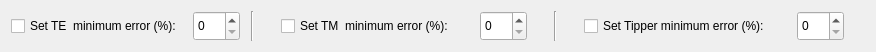
  <widget class="QWidget" name="layoutWidget">
   <property name="geometry">
    <rect>
     <x>60</x>
     <y>569</y>
     <width>876</width>
     <height>34</height>
    </rect>
   </property>
   <layout class="QHBoxLayout" name="horizontalLayout_25">
    <item>
     <layout class="QHBoxLayout" name="horizontalLayout_20">
      <item>
       <widget class="QCheckBox" name="checkBox_te_error">
        <property name="text">
         <string>Set TE  minimum error (%):</string>
        </property>
       </widget>
      </item>
      <item>
       <spacer name="horizontalSpacer_16">
        <property name="orientation">
         <enum>Qt::Horizontal</enum>
        </property>
        <property name="sizeHint" stdset="0">
         <size>
          <width>40</width>
          <height>20</height>
         </size>
        </property>
       </spacer>
      </item>
      <item>
       <widget class="QDoubleSpinBox" name="doubleSpinBox_te_error">
        <property name="minimumSize">
         <size>
          <width>0</width>
          <height>30</height>
         </size>
        </property>
        <property name="maximumSize">
         <size>
          <width>16777215</width>
          <height>30</height>
         </size>
        </property>
        <property name="decimals">
         <number>0</number>
        </property>
        <property name="minimum">
         <double>0.000000000000000</double>
        </property>
        <property name="maximum">
         <double>100.000000000000000</double>
        </property>
        <property name="singleStep">
         <double>1.000000000000000</double>
        </property>
       </widget>
      </item>
      <item>
       <spacer name="horizontalSpacer_51">
        <property name="orientation">
         <enum>Qt::Horizontal</enum>
        </property>
        <property name="sizeHint" stdset="0">
         <size>
          <width>40</width>
          <height>20</height>
         </size>
        </property>
       </spacer>
      </item>
     </layout>
    </item>
    <item>
     <widget class="Line" name="line">
      <property name="orientation">
       <enum>Qt::Vertical</enum>
      </property>
     </widget>
    </item>
    <item>
     <layout class="QHBoxLayout" name="horizontalLayout_22">
      <item>
       <spacer name="horizontalSpacer_18">
        <property name="orientation">
         <enum>Qt::Horizontal</enum>
        </property>
        <property name="sizeHint" stdset="0">
         <size>
          <width>13</width>
          <height>27</height>
         </size>
        </property>
       </spacer>
      </item>
      <item>
       <spacer name="horizontalSpacer_52">
        <property name="orientation">
         <enum>Qt::Horizontal</enum>
        </property>
        <property name="sizeHint" stdset="0">
         <size>
          <width>40</width>
          <height>20</height>
         </size>
        </property>
       </spacer>
      </item>
      <item>
       <widget class="QCheckBox" name="checkBox_tm_error">
        <property name="text">
         <string>Set TM  minimum error (%):</string>
        </property>
       </widget>
      </item>
      <item>
       <spacer name="horizontalSpacer_20">
        <property name="orientation">
         <enum>Qt::Horizontal</enum>
        </property>
        <property name="sizeHint" stdset="0">
         <size>
          <width>40</width>
          <height>20</height>
         </size>
        </property>
       </spacer>
      </item>
      <item>
       <widget class="QDoubleSpinBox" name="doubleSpinBox_tm_error">
        <property name="minimumSize">
         <size>
          <width>0</width>
          <height>30</height>
         </size>
        </property>
        <property name="maximumSize">
         <size>
          <width>16777215</width>
          <height>30</height>
         </size>
        </property>
        <property name="decimals">
         <number>0</number>
        </property>
        <property name="minimum">
         <double>0.000000000000000</double>
        </property>
        <property name="maximum">
         <double>100.000000000000000</double>
        </property>
        <property name="singleStep">
         <double>1.000000000000000</double>
        </property>
       </widget>
      </item>
      <item>
       <spacer name="horizontalSpacer_54">
        <property name="orientation">
         <enum>Qt::Horizontal</enum>
        </property>
        <property name="sizeHint" stdset="0">
         <size>
          <width>40</width>
          <height>20</height>
         </size>
        </property>
       </spacer>
      </item>
     </layout>
    </item>
    <item>
     <spacer name="horizontalSpacer_53">
      <property name="orientation">
       <enum>Qt::Horizontal</enum>
      </property>
      <property name="sizeHint" stdset="0">
       <size>
        <width>40</width>
        <height>20</height>
       </size>
      </property>
     </spacer>
    </item>
    <item>
     <widget class="Line" name="line_2">
      <property name="orientation">
       <enum>Qt::Vertical</enum>
      </property>
     </widget>
    </item>
    <item>
     <layout class="QHBoxLayout" name="horizontalLayout_24">
      <item>
       <spacer name="horizontalSpacer_19">
        <property name="orientation">
         <enum>Qt::Horizontal</enum>
        </property>
        <property name="sizeHint" stdset="0">
         <size>
          <width>13</width>
          <height>27</height>
         </size>
        </property>
       </spacer>
      </item>
      <item>
       <spacer name="horizontalSpacer_55">
        <property name="orientation">
         <enum>Qt::Horizontal</enum>
        </property>
        <property name="sizeHint" stdset="0">
         <size>
          <width>40</width>
          <height>20</height>
         </size>
        </property>
       </spacer>
      </item>
      <item>
       <widget class="QCheckBox" name="checkBox_tipper_error">
        <property name="text">
         <string>Set Tipper minimum error (%):</string>
        </property>
       </widget>
      </item>
      <item>
       <spacer name="horizontalSpacer_30">
        <property name="orientation">
         <enum>Qt::Horizontal</enum>
        </property>
        <property name="sizeHint" stdset="0">
         <size>
          <width>40</width>
          <height>20</height>
         </size>
        </property>
       </spacer>
      </item>
      <item>
       <widget class="QDoubleSpinBox" name="doubleSpinBox_tipper_error">
        <property name="minimumSize">
         <size>
          <width>0</width>
          <height>30</height>
         </size>
        </property>
        <property name="maximumSize">
         <size>
          <width>16777215</width>
          <height>30</height>
         </size>
        </property>
        <property name="decimals">
         <number>0</number>
        </property>
        <property name="minimum">
         <double>0.000000000000000</double>
        </property>
        <property name="maximum">
         <double>100.000000000000000</double>
        </property>
        <property name="singleStep">
         <double>1.000000000000000</double>
        </property>
       </widget>
      </item>
      <item>
       <spacer name="horizontalSpacer_56">
        <property name="orientation">
         <enum>Qt::Horizontal</enum>
        </property>
        <property name="sizeHint" stdset="0">
         <size>
          <width>40</width>
          <height>20</height>
         </size>
        </property>
       </spacer>
      </item>
     </layout>
    </item>
   </layout>
  </widget>
